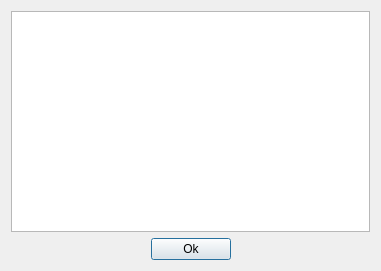
<?xml version="1.0" encoding="UTF-8"?>
<ui version="4.0">
 <class>PluginInfoDialog</class>
 <widget class="QDialog" name="PluginInfoDialog">
  <property name="geometry">
   <rect>
    <x>0</x>
    <y>0</y>
    <width>381</width>
    <height>271</height>
   </rect>
  </property>
  <property name="windowTitle">
   <string>Dialog</string>
  </property>
  <layout class="QGridLayout" name="gridLayout">
   <item row="0" column="0" colspan="3">
    <widget class="QTableView" name="tableView"/>
   </item>
   <item row="1" column="0">
    <spacer name="horizontalSpacer">
     <property name="orientation">
      <enum>Qt::Horizontal</enum>
     </property>
     <property name="sizeHint" stdset="0">
      <size>
       <width>145</width>
       <height>20</height>
      </size>
     </property>
    </spacer>
   </item>
   <item row="1" column="1">
    <widget class="QPushButton" name="okButton">
     <property name="text">
      <string>Ok</string>
     </property>
    </widget>
   </item>
   <item row="1" column="2">
    <spacer name="horizontalSpacer_2">
     <property name="orientation">
      <enum>Qt::Horizontal</enum>
     </property>
     <property name="sizeHint" stdset="0">
      <size>
       <width>144</width>
       <height>20</height>
      </size>
     </property>
    </spacer>
   </item>
  </layout>
 </widget>
 <resources/>
 <connections/>
</ui>
